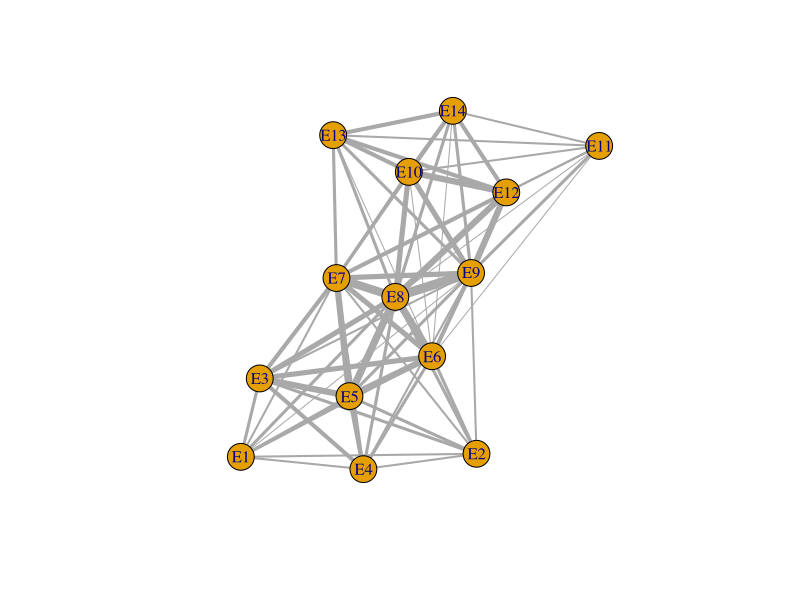
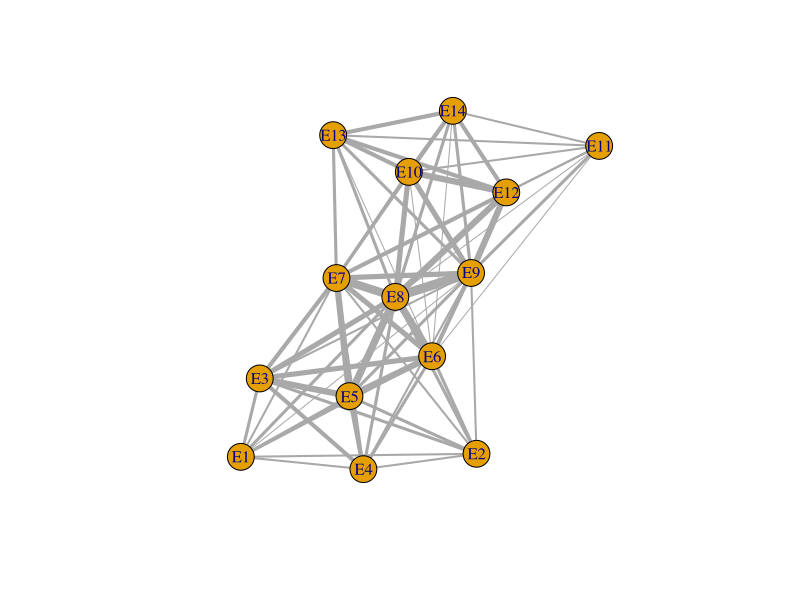
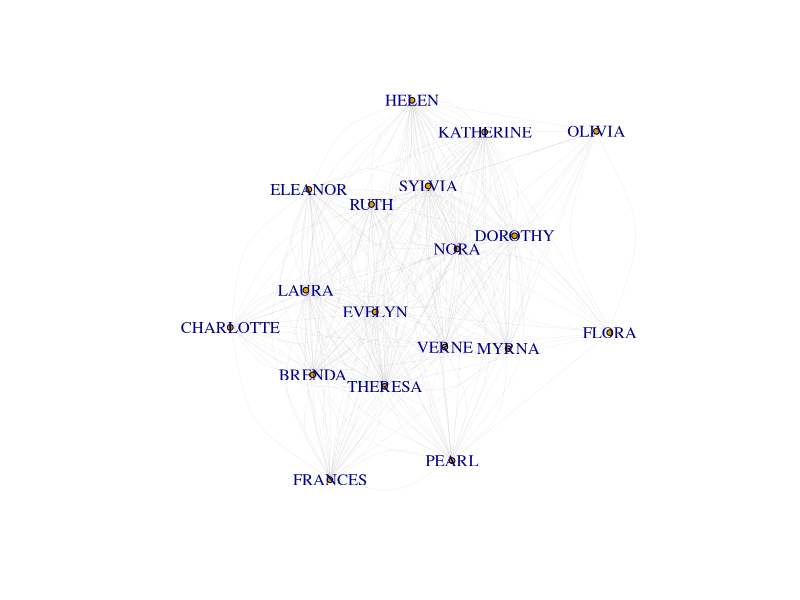
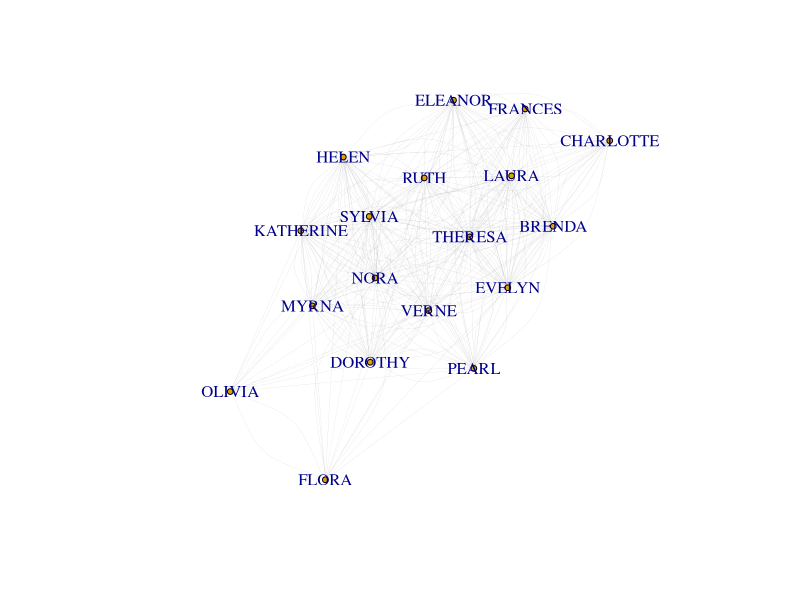
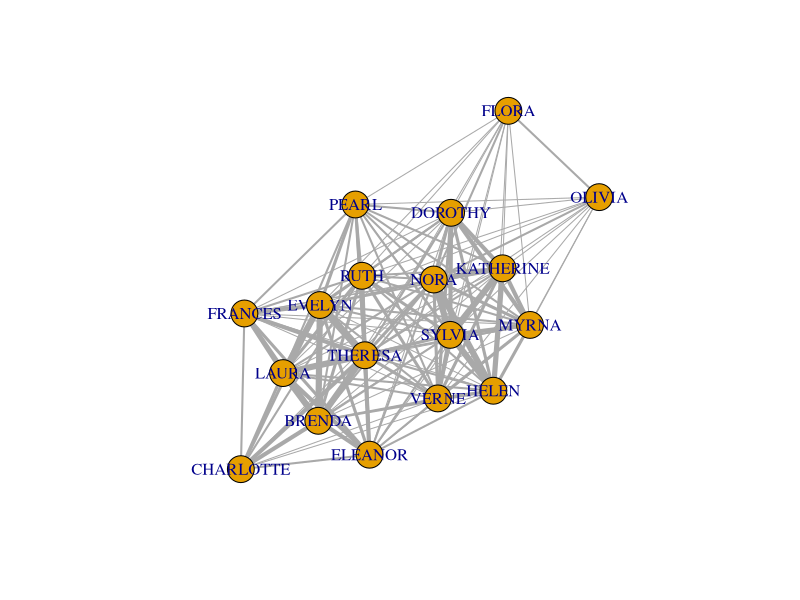
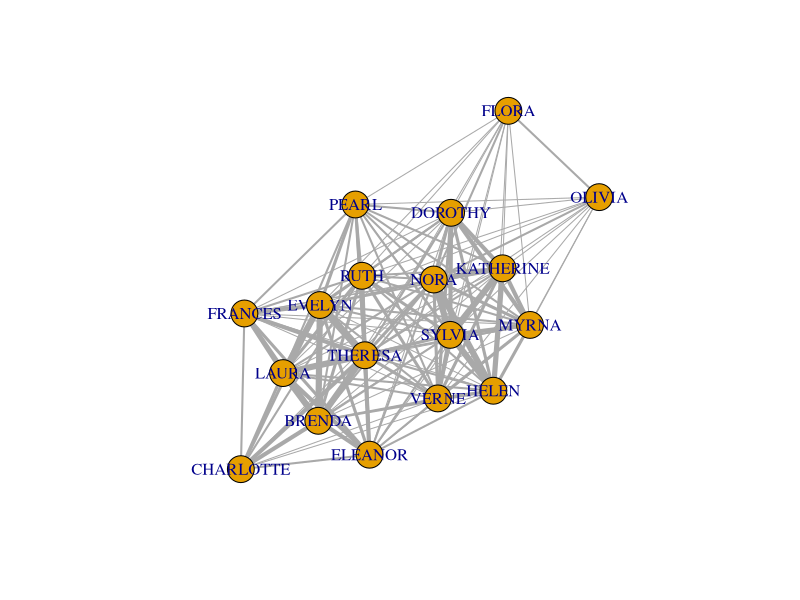
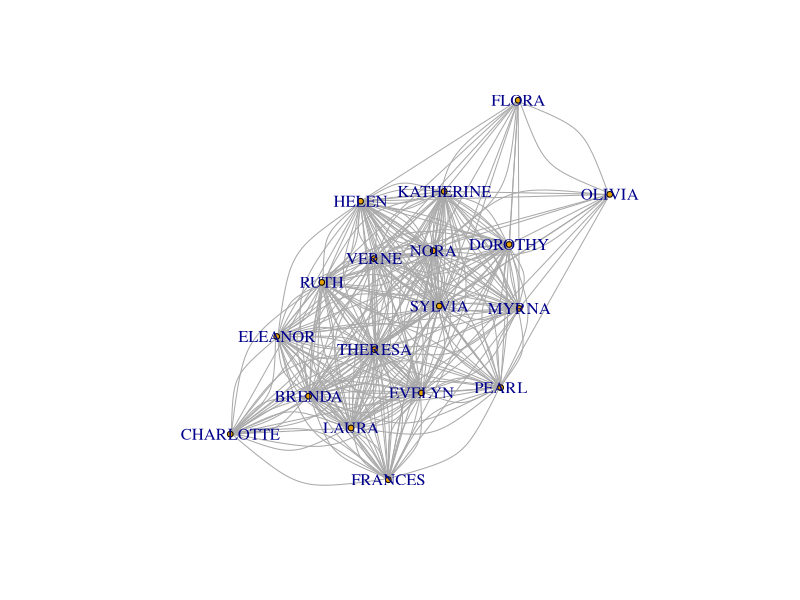
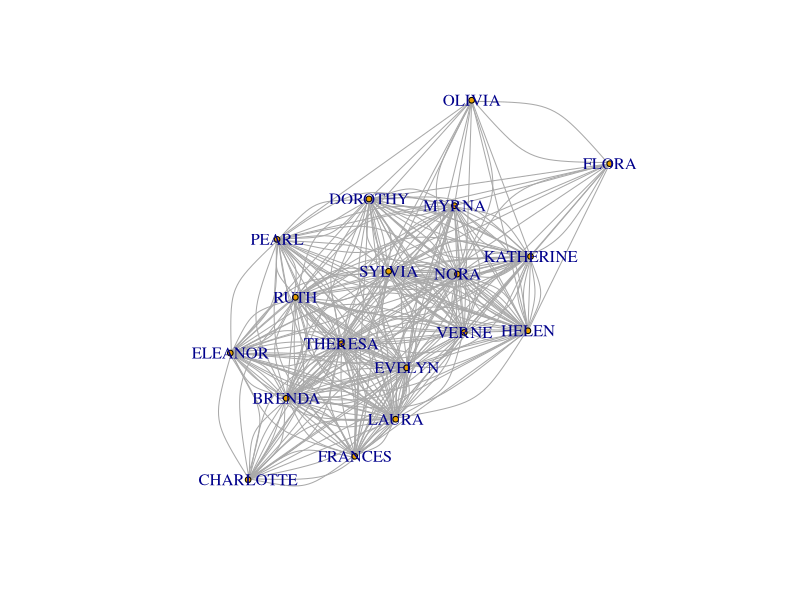

These charts were generated, in order, by the following R code:
## ---- chunk 1
knitr::opts_chunk$set(echo = TRUE)
## ---- chunk 2
library(igraph)
library(readr)
## ---- chunk 3
#Create a matrix (person by event) of the women and events
southern_women <- as.matrix(read.csv("data/southern_women.csv", row.names = 1))
## ---- chunk 4
#create a person by person matrix
person_net <- southern_women %*% t(southern_women)

#create an event by event matrix
event_net <- t(southern_women) %*% southern_women

#set the diagonals of these matrices as NA
diag(event_net) <- NA
diag(person_net) <- NA
## ---- chunk 5
#Create a graph adjacency list by person that is weighted and undirected
person_g <- graph.adjacency(person_net,mode="undirected",
                            weighted=NULL, diag=FALSE)


#Create a graph adjacency list by event that is weighted and undirected
event_g <- graph.adjacency(event_net, weighted=TRUE,
                           mode="undirected", diag=FALSE)

## ---- chunk 6
#create a layout schema and weight for the event graph
la <- layout.fruchterman.reingold(event_g)
e_wt <- get.edge.attribute(event_g, "weight")
## ---- chunk 7
#plot the events as a pdf
pdf(file="figures/group-view.pdf", width=10, height=10)
plot(event_g, layout=la, vertex.size=15,edge.width=e_wt,
     vertex.label=V(event_g)$name)
## ---- chunk 8
#plot the events as a png
png(file="figures/group-view.png", width=1000, height=1000, res=150)
plot(event_g, layout=la, vertex.size=15,edge.width=e_wt,
     vertex.label=V(event_g)$name)

## ---- chunk 9
#plot the people as a pdf
pdf(file="figures/southern_women-network.pdf", width=22, height=17,pointsize=8)
la2 <- layout.fruchterman.reingold(person_g)
e_wt2 <- get.edge.attribute(person_g, "weight")
plot(person_g, layout=la2, vertex.size=3,edge.width=0.1,
     vertex.label=V(person_g)$name)

## ---- chunk 10
#plot the people as a png
png(file="figures/southern_women-network.png", width=2200, height=1700, res=150)
la3 <- layout.fruchterman.reingold(person_g)
e_wt3 <- get.edge.attribute(person_g, "weight")
plot(person_g, layout=la3, vertex.size=3,edge.width=0.1,
     vertex.label=V(person_g)$name)

## ---- chunk 11
#person by person matrix in the other direction
person2_net <- southern_women %*% t(southern_women)

#make the diagonal NA
diag(person2_net) <- NA

#transposed person graph
person2_g <- graph.adjacency(person2_net, mode="undirected", weighted=TRUE, diag=FALSE)

#transposed layout and edge weight
la4 <- layout.fruchterman.reingold(person2_g)
e_wt4 <- get.edge.attribute(person2_g, "weight")
## ---- chunk 12
#transposed person graph as pdf
pdf(file="figures/person-weighted-view.pdf", width=20, height=20)
plot(person2_g, layout=la4, vertex.size=15,edge.width=e_wt4,
     vertex.label=V(person2_g)$name)
## ---- chunk 13
#transposed person graph as png
png(file="figures/person-weighted-view.png", width=2000, height=2000, res=150)
plot(person2_g, layout=la4, vertex.size=15,edge.width=e_wt4,
     vertex.label=V(person2_g)$name)
## ---- chunk 14
#calculate betweenness
btwn_person <- betweenness(person_g)
names(btwn_person) <- V(person_g)$name
ind <- order(-btwn_person)
btwn_person[ind][1:10]
btwn_person[ind]
## ---- chunk 15
cent_eig <- evcent(person_g)
names(cent_eig$vector) <- V(person_g)$name
ind <- order(-cent_eig$vector)
cent_eig$vector[ind][1:10]
## ---- chunk 16
cent_klein <- authority.score(person_g)
names(cent_klein$vector) <- V(person_g)$name
ind <- order(-cent_klein$vector)
cent_klein$vector[ind][1:10]

## ---- chunk 17
cent_bonpow <- bonpow(person_g, exponent=1)
names(cent_bonpow) <-  V(person_g)$name
ind <- order(cent_bonpow)
cent_bonpow[ind][1:10]

## ---- chunk 18
ind <- cent_bonpow < -1.35

col_vec <- rep("")

pdf(file="figures/southern_women-network-reduced.pdf", width=22, height=17,pointsize=8)
person_g_copy <- person_g
la5 <- layout.fruchterman.reingold(person_g_copy)
plot(person_g_copy, layout=la5, vertex.size=3,
     vertex.label=V(person_g_copy)$name)
## ---- chunk 19
png(file="figures/southern_women-network-reduced.png", width=2200, height=1700, res=140)
la6 <- layout.fruchterman.reingold(person_g_copy)
plot(person_g_copy, layout=la6, vertex.size=3,
     vertex.label=V(person_g_copy)$name)

## ---- chunk 20
png(file="figures/southern_women-test.png", width=2200, height=1700)
com <- spinglass.community(person_g, spins=5)
V(person_g)$color <- com$membership+1
person_g <- set.graph.attribute(person_g, "layout", layout.fruchterman.reingold(person_g))
plot(person_g)

## ---- chunk 21
png(file="figures/southern_women-test.png", width=2000, height=1000)
lay <- layout.fruchterman.reingold(person_g)
pr_id <- 200
# Plot the eigevector and betweenness centrality
par(mfrow=c(1,2))
plot(bonpow(person_g, exponent=1), betweenness(person_g))

## ---- chunk 22
# e_rank <- rank(-evcent(person_g)$vector)
# b_rank <- rank(-betweenness(person_g))
# c_rank <- rank(-bonpow(person_g, exponent=1))
# s_top <- c_rank < 10 | b_rank < 10
# text(bonpow(person_g)[s_top], betweenness(person_g)[s_top], cex=0.6, pos=4, labels=V(person_g)$name[s_top])
# V(person_g)[pr_id]$color <- "yellow"
# E(person_g)$color="grey95"
# plot(person_g, layout=lay, vertex.size=2,
#        vertex.label.cex=0.6, vertex.label=V(person_g)$name)

